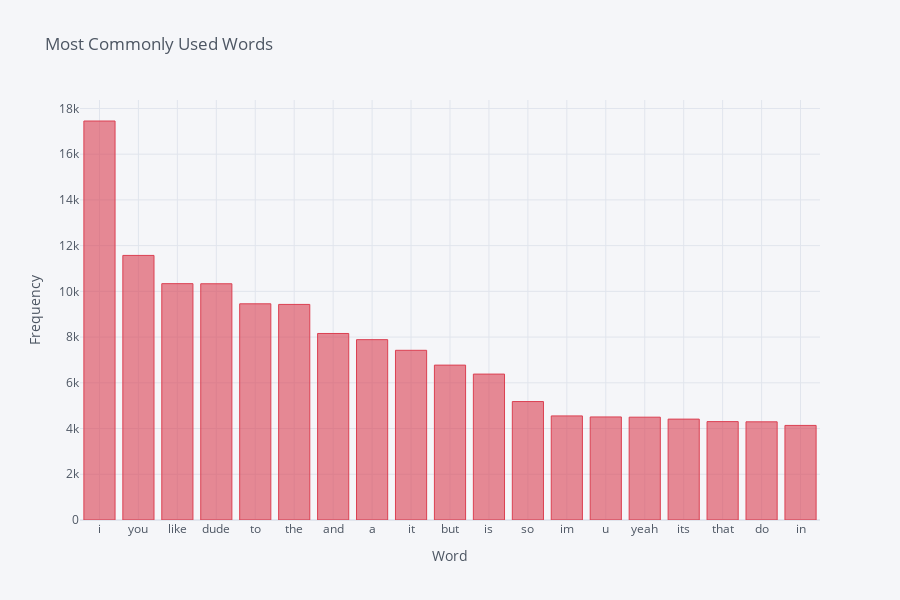

Notebook code cell kept with this figure:
### Code cell
top20words_fig = top20words[0:-1].iplot(dimensions=(900,600),subplots=True,colors=["red",],kind='bar',title="Most Commonly Used Words",yTitle="Frequency",xTitle="Word",asFigure=True)
top20words_fig.write_image("images/common_words.svg")
top20words_fig.show()

### Figure 1 — Plotly figure (JSON) as saved in the notebook; plotly's stock layout.template omitted (floating-point values rounded to 4 significant figures)
{"data": [{"marker": {"color": "rgba(219, 64, 82, 0.6)", "line": {"color": "rgba(219, 64, 82, 1.0)", "width": 1}}, "name": "None", "orientation": "v", "text": "", "type": "bar", "x": ["i", "you", "like", "dude", "to", "the", "and", "a", "it", "but", "is", "so", "im", "u", "yeah", "its", "that", "do", "in"], "xaxis": "x", "y": [17451, 11572, 10337, 10333, 9456, 9429, 8158, 7888, 7422, 6774, 6382, 5180, 4552, 4507, 4497, 4412, 4303, 4294, 4137], "yaxis": "y"}], "layout": {"height": 600, "legend": {"bgcolor": "#F5F6F9", "font": {"color": "#4D5663"}}, "paper_bgcolor": "#F5F6F9", "plot_bgcolor": "#F5F6F9", "title": {"font": {"color": "#4D5663"}, "text": "Most Commonly Used Words"}, "width": 900, "xaxis": {"anchor": "y", "domain": [0, 1], "gridcolor": "#E1E5ED", "showgrid": true, "tickfont": {"color": "#4D5663"}, "title": {"font": {"color": "#4D5663"}, "text": "Word"}, "zerolinecolor": "#E1E5ED"}, "yaxis": {"anchor": "x", "domain": [0, 1], "gridcolor": "#E1E5ED", "showgrid": true, "tickfont": {"color": "#4D5663"}, "title": {"font": {"color": "#4D5663"}, "text": "Frequency"}, "zerolinecolor": "#E1E5ED"}}}
